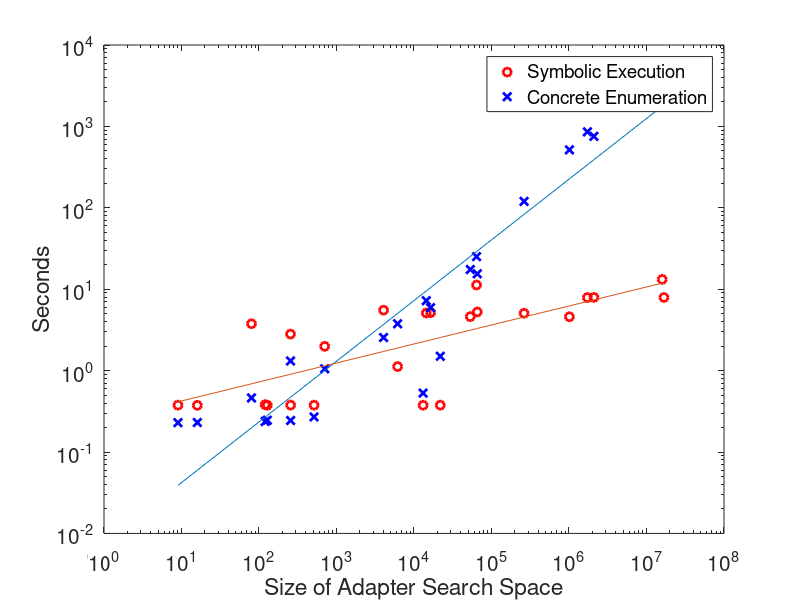

The MATLAB script that drew this image: (Note: this script raises an error after producing the figure.)
x = [ 9 16 80 120 128 255 256 513 704 4050 6144 13108 14399 16383 21846 53248 64125 65535 263168 1012500 1727642 2096770 15946875 16776450];

conc_as = [ 0.229524 0.230383 0.461542 0.237168 0.246069 1.313591 0.243941 0.269752 1.053083 2.549051 3.758819 0.529406 7.229943 5.933827 1.500733 17.455551 25.135498 15.461317 119.813987 514.808455 856.905758 754.604434 3321.885708 6045.72323]; 

% x=1:size(se_as,2);
se_as = [  0.376622 0.374564 3.769673 0.381797 0.375335 2.80914 0.37684 0.376364 1.985466 5.523263 1.121787 0.375749 5.100947 5.160669 0.37659 4.603872 11.261711 5.255073 5.071954 4.588098 7.898593 7.935009 13.206089 7.918545];

%hold on; 
figure
loglog(x,se_as,'ro','Linewidth',2);
hold on; 
loglog(x,conc_as,'bx','Linewidth',2);
hold on; 

Const = polyfit(log(x),log(conc_as), 1);
m = Const(1);
k = Const(2);
YBL = x.^m.*exp(k);
loglog(x,YBL)
hold on; 

Const = polyfit(log(x),log(se_as), 1);
m = Const(1);
k = Const(2);
YBL = x.^m.*exp(k);
loglog(x,YBL)
hold on; 


set(gca,'FontSize',15);
xlabel('Size of Adapter Search Space');
ylabel('Seconds');
h_legend=legend('Symbolic Execution','Concrete Enumeration');
% ylim([0 42]);

toplot_legend_best('Size of Adapter Search Space','Seconds','',h_legend);

print -dpdf '/Users/Vaibhav/git_repos/AdapterSynth-paper/figures/popcnt'
hold off;
